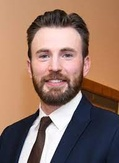
#> input picture Photos/train/Chris Evans/ce1.jpg, 119 x 163 px, shrunk from 192 x 262 before the run, found by its file name; its folder holds only this picture in this run
$ python face_train.py
#> lines starting #> are read from the running program, lines starting #| are printed output that depends on the picture
import os
import cv2 as cv
import numpy as np

# Training directory should match the people list
people = ['Chris Evans','Dion Fonseca', 'Robert Downey Junior', 'Sebastian Stan']
DIR = r'C:\Users\John Pan\Documents\Projects\Simple-Facial-Recognition\Photos\train'

haar_cascade = cv.CascadeClassifier('haar_face.xml')

features = []
labels = []

def create_train():
    for person in people:
        path = os.path.join(DIR, person)
        label = people.index(person)
        for img in os.listdir(path):
            img_path = os.path.join(path, img)
            img_array = cv.imread(img_path)
#> img_array is the input picture: shape (163, 119, 3); mean B, G, R 100.6, 114.3, 145.4
            gray = cv.cvtColor(img_array, cv.COLOR_BGR2GRAY)
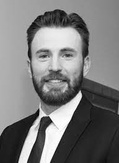
#> gray: shape (163, 119); min 2, max 255, mean 122.1

            faces_rect = haar_cascade.detectMultiScale(gray, scaleFactor=1.1, minNeighbors=4)
#> faces_rect = [[23, 29, 65, 65]]

            for (x, y, w, h) in faces_rect:
                faces_roi = gray[y:y+h, x:x+w]
                features.append(faces_roi)
                labels.append(label)
#> this loop made 1 pass
#> pass 1, in create_train, `faces_roi = gray[y:y+h, x:x+w]`:
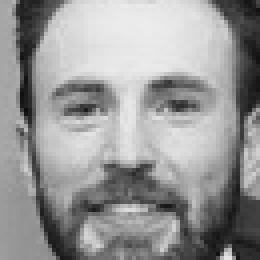
#> faces_roi: shape (65, 65) (shown 4 times larger); min 13, max 236, mean 151.1
#> after the loop, features = 1 item; labels = [0]
#> pass 2 of the loop in create_train, `for person in people:`:
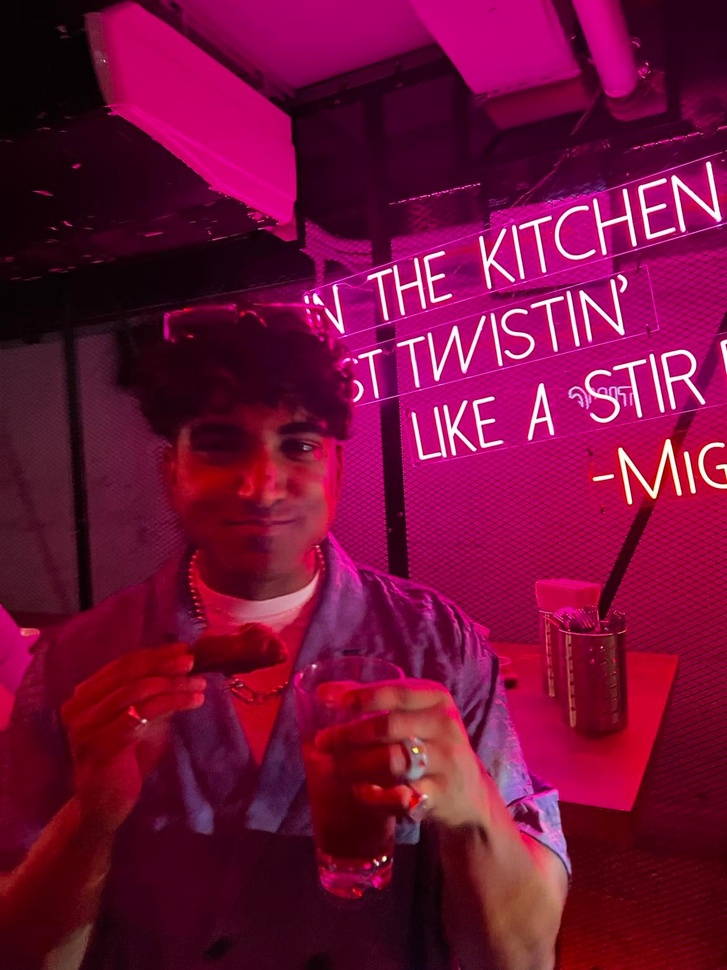
#> input picture Photos/train/Dion Fonseca/Dion1.jpg, 727 x 970 px, shrunk from 1170 x 1560 before the run, found by its file name
#> in create_train, img_array is the input picture: shape (970, 727, 3); mean B, G, R 57.2, 13.1, 115.1
#> in create_train, `gray = cv.cvtColor(img_array, cv.COLOR_BGR2GRAY)`:
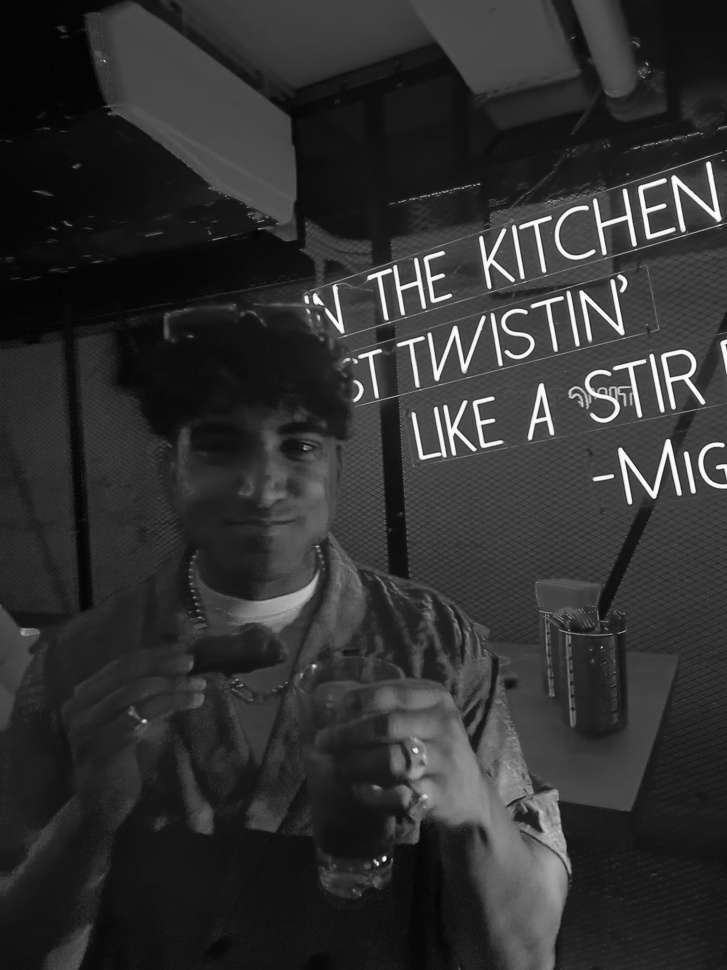
#> gray: shape (970, 727); min 0, max 255, mean 48.6
#> faces_rect = [[370, 709, 90, 90], [168, 374, 193, 193]]
#> the loop in create_train, `for (x, y, w, h) in faces_rect:` made 2 passes
#> pass 2, in create_train, `faces_roi = gray[y:y+h, x:x+w]`:
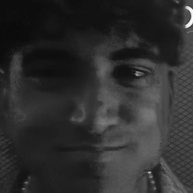
#> faces_roi: shape (193, 193); min 10, max 250, mean 46.1
#> after the loop in create_train, `for (x, y, w, h) in faces_rect:`: features = 3 items; labels = [0, 1, 1]

#> (the run stopped early here; a loop or call above may not have finished)
